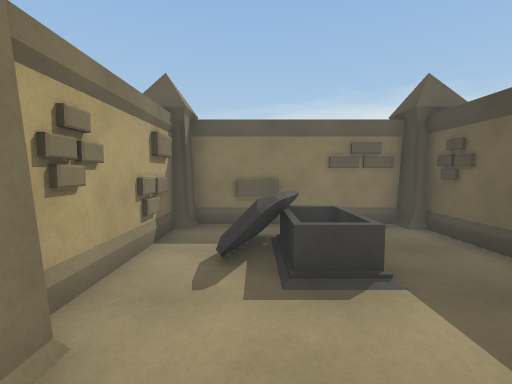
[1] (above)

12 first-person views from a walk through a Unity game level. The camera is 1.4 m above the floor, tilts 4° down and sees 85° across. The floor is counted in squares, 1 m on a side. Each view is taken from the middle of a square. On the plan, view 1 faces up. The plan holds only what a view shows up to about 14 squares ahead; the rest is blank. The place goes on beyond the plan. The player character is not drawn. Some animated figures are not drawn.

[2]
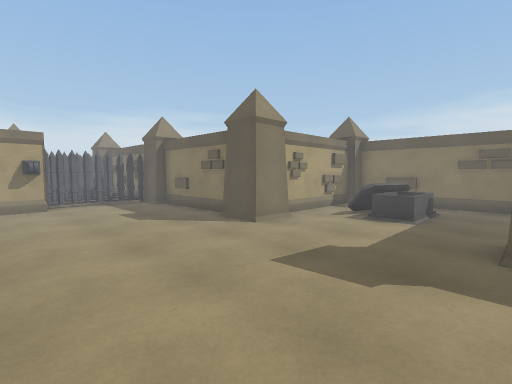

[3]
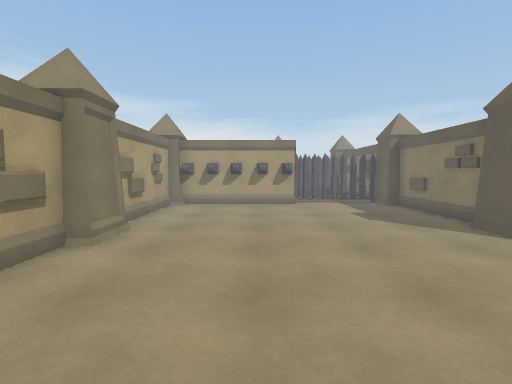

[4]
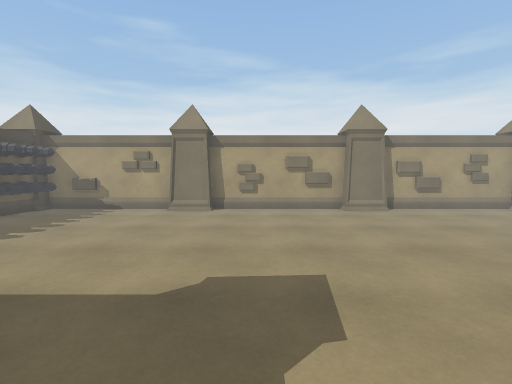

[5]
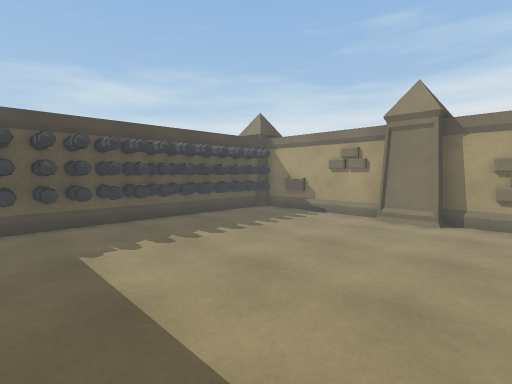

[6]
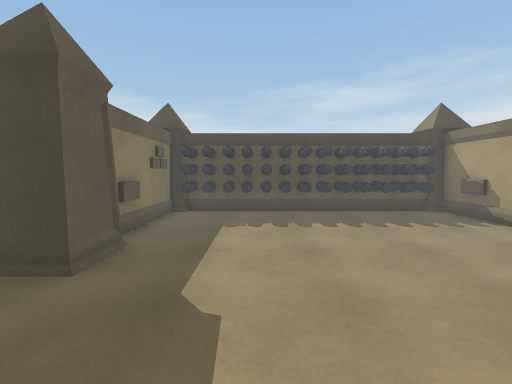

[7]
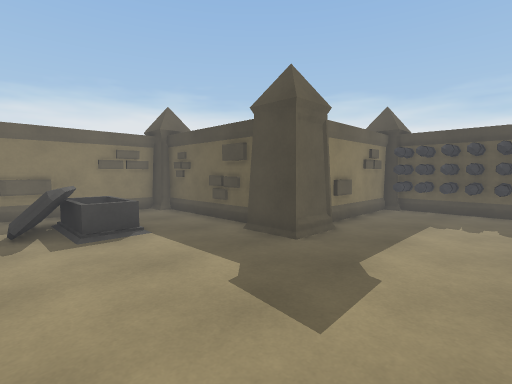

[8]
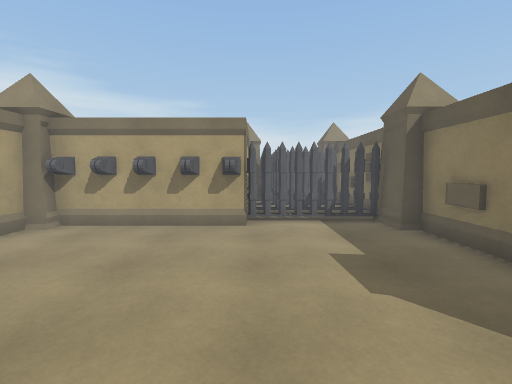

[9]
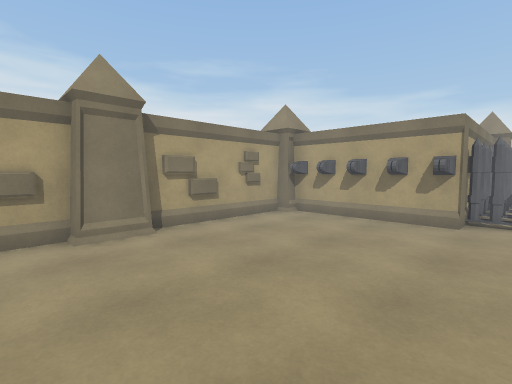

[10]
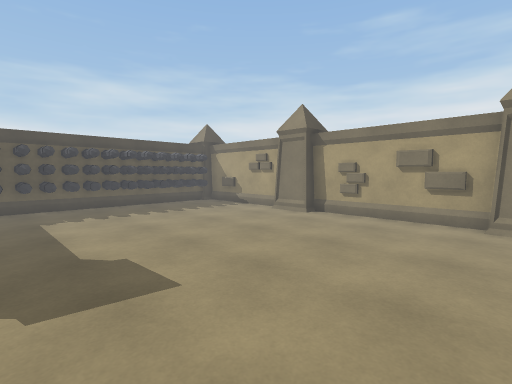

[11]
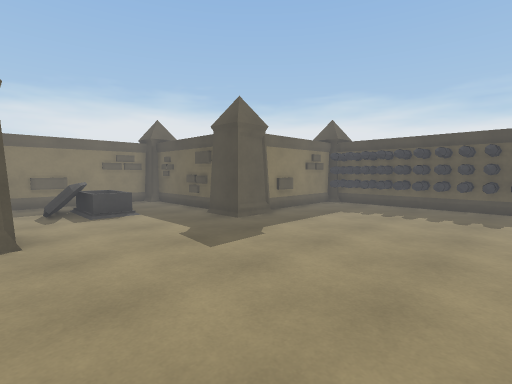

[12]
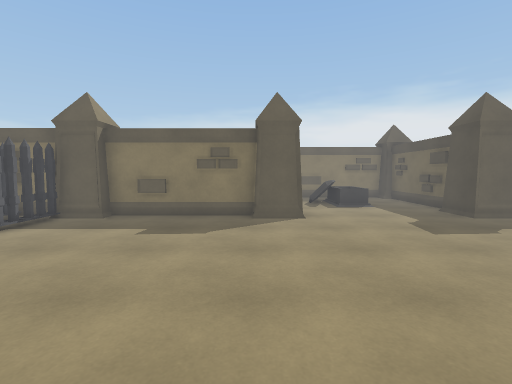

### Floor plan
Key: @ floor where view 1 was taken; # wall or solid block; . floor; G gate; O other object.
Columns run from 11 left of view 1 to 11 right of it. Each row starts with its distance up from view 1.
  8          #######
  7          O.....#
  6          #.OO..#
  5          #.OOO.#
  4          #.OOO.#
  3          #.....#
  2          O.....O
  1 ###O######.....#O####
  0 G.G........@........#
 -1 G.G.................#
 -2 G.G.................#
 -3 ##G.................#
 -4    O................#
 -5    O................#
 -6    O................#
 -7    O................##
 -8   OO...........OO...##
 -9    #####O O####OO####O
-10   OO    OO           OO

Where each view was taken, in squares from view 1:
view 1: 0 up, 0 right, facing up
view 2: 5 down, 4 right, facing up-left
view 3: 5 down, 4 right, facing left
view 4: 2 up, 2 right, facing down
view 5: 0 up, 2 right, facing down-right
view 6: 2 down, 0 right, facing right
view 7: 3 down, 1 left, facing up-right
view 8: 3 down, 1 left, facing left
view 9: 2 down, 0 right, facing down-left
view 10: 0 up, 2 left, facing down-right
view 11: 6 down, 2 left, facing up-right
view 12: 8 down, 3 left, facing up
